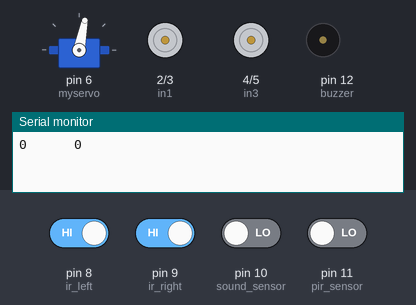
A sketch run on a simulated Arduino Uno, built with avr-gcc and run on an emulated ATmega328P. Parts: servo, motor-driver pin pairs drawn as motors (green arrow = first pin HIGH = forward, orange = second pin HIGH = backward, longer = more drive), buzzer (waves = sounding, pin HIGH), the last lines printed to the serial monitor. The inputs (shaded band) are chosen by the test bench; at power-on: pin 8 (ir_left), pin 9 (ir_right) HIGH, pin 10 (sound_sensor), pin 11 (pir_sensor) LOW.

Above: at 1.2 s.
1.3 s: pin 10 (sound_sensor) driven HIGH
At 10.7 s:
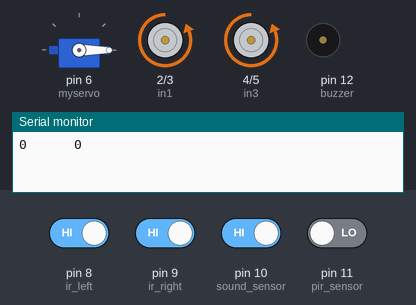
11.3 s: pin 11 (pir_sensor) driven HIGH
At 19.7 s:
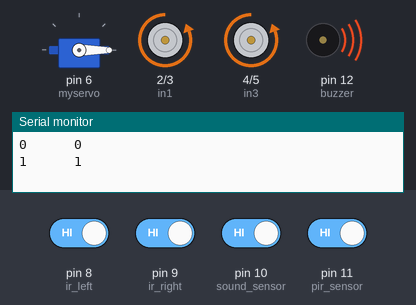
21.3 s: pin 10 (sound_sensor) driven LOW
At 24.2 s:
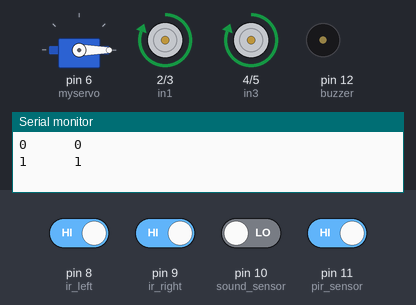
Timing chart, 0 to 37.3 s (numbered marks = the images above; inputs shaded):
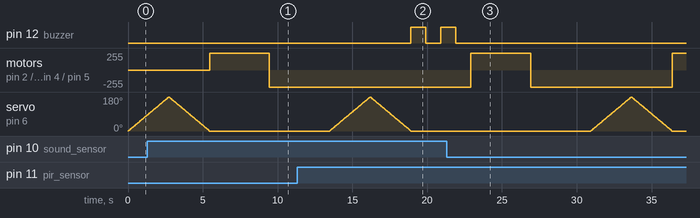

Measured:
- after the input at 11.3 s, motor on pin 2 (in1) / pin 3 (in2), motor on pin 4 (in3) / pin 5 (in4): stays backward 255/255 (without the input it goes to forward 255/255 after 9.6 s)
- after the input at 21.3 s, pin 12 (buzzer): goes on until 21.9 s, then stays LOW
- by itself, servo on pin 6 (myservo): rises from 0° to 180° in 2.7 s, then falls to 0° in 2.7 s

The sketch:

autonomous_vehicle.ino
```cpp
// sound sensor D0 = 10;
// pir sensor D0 = 11
// in 1= 2; in2 = 3; in3 = 4; in4 = 5;
//servo motor signal = 6;
// ir left = 8; if right = 9;
// buzzer = 12;
#include <Servo.h>
Servo myservo;
const int sound_sensor = 10; const int pir_sensor = 11;
const int buzzer = 12;
const int ir_left = 8; const int ir_right = 9 ;
const int in1 = 2; const int in2 = 3; const int in3 = 4; const int in4 = 5;
int var = 1;int pos = 0;
void setup() {
  myservo.attach(6);
  // put your setup code here, to run once:
  Serial.begin(9600);
  pinMode(sound_sensor,INPUT); pinMode(pir_sensor,INPUT); pinMode(ir_left,INPUT); pinMode(ir_right,INPUT);
pinMode(in1,OUTPUT); pinMode(in2,OUTPUT); pinMode(in3,OUTPUT); pinMode(in4,OUTPUT); pinMode(buzzer,OUTPUT);

}

void loop() {
int sound_sensor_status = digitalRead(sound_sensor); int pir_sensor_status = digitalRead(pir_sensor);
int ir_left_Status = digitalRead(ir_left); int ir_right_Status = digitalRead(ir_right);
Serial.print(sound_sensor_status);  Serial.print("\t\t\t");  Serial.print(pir_sensor_status);  Serial.println("\t\t\t");
  for (pos = 0; pos <= 180; pos += 1) { // goes from 0 degrees to 180 degrees
    // in steps of 1 degree
    myservo.write(pos);              // tell servo to go to position in variable 'pos'
    delay(15);                       // waits 15ms for the servo to reach the position
  }
  for (pos = 180; pos >= 0; pos -= 1) { // goes from 180 degrees to 0 degrees
    myservo.write(pos);              // tell servo to go to position in variable 'pos'
    delay(15);                       // waits 15ms for the servo to reach the position
  }
if(sound_sensor_status == HIGH)
{
  digitalWrite(buzzer, HIGH);
  delay(1000);
  digitalWrite(buzzer, LOW);
  delay(1000);

  }
if(pir_sensor_status == HIGH)
{
   var = var +1;
   if(var == 2)
   {
  digitalWrite(buzzer, HIGH);
  delay(1000);
  digitalWrite(buzzer, LOW);
  delay(1000);
   }
  //var =1;
  }

  // put your main code here, to run repeatedly:
digitalWrite(in1,HIGH);digitalWrite(in2,LOW);
digitalWrite(in3,HIGH);digitalWrite(in4,LOW);
delay(4000);
digitalWrite(in1,LOW);digitalWrite(in2,HIGH);
digitalWrite(in3,LOW);digitalWrite(in4,HIGH);
delay(4000);
}
```
